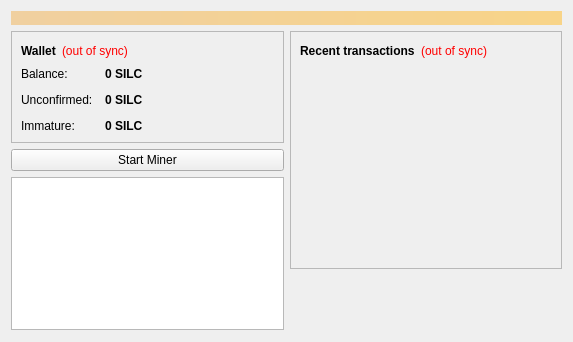
<?xml version="1.0" encoding="UTF-8"?>
<ui version="4.0">
 <class>OverviewPage</class>
 <widget class="QWidget" name="OverviewPage">
  <property name="geometry">
   <rect>
    <x>0</x>
    <y>0</y>
    <width>573</width>
    <height>342</height>
   </rect>
  </property>
  <property name="windowTitle">
   <string>Form</string>
  </property>
  <layout class="QVBoxLayout" name="topLayout">
   <item>
    <widget class="QLabel" name="labelAlerts">
     <property name="visible">
      <bool>false</bool>
     </property>
     <property name="styleSheet">
      <string notr="true">background-color: qlineargradient(x1: 0, y1: 0, x2: 1, y2: 0, stop:0 #F0D0A0, stop:1 #F8D488); color:#000000;</string>
     </property>
     <property name="wordWrap">
      <bool>true</bool>
     </property>
     <property name="margin">
      <number>3</number>
     </property>
    </widget>
   </item>
   <item>
    <layout class="QHBoxLayout" name="horizontalLayout" stretch="1,1">
     <item>
      <layout class="QVBoxLayout" name="verticalLayout_2">
       <item>
        <widget class="QFrame" name="frame">
         <property name="frameShape">
          <enum>QFrame::StyledPanel</enum>
         </property>
         <property name="frameShadow">
          <enum>QFrame::Raised</enum>
         </property>
         <layout class="QVBoxLayout" name="verticalLayout_4">
          <item>
           <layout class="QHBoxLayout" name="horizontalLayout_4">
            <item>
             <widget class="QLabel" name="label_5">
              <property name="font">
               <font>
                <weight>75</weight>
                <bold>true</bold>
               </font>
              </property>
              <property name="text">
               <string>Wallet</string>
              </property>
             </widget>
            </item>
            <item>
             <widget class="QLabel" name="labelWalletStatus">
              <property name="toolTip">
               <string>The displayed information may be out of date. Your wallet automatically synchronizes with the Silicoin network after a connection is established, but this process has not completed yet.</string>
              </property>
              <property name="styleSheet">
               <string notr="true">QLabel { color: red; }</string>
              </property>
              <property name="text">
               <string notr="true">(out of sync)</string>
              </property>
              <property name="alignment">
               <set>Qt::AlignLeading|Qt::AlignLeft|Qt::AlignVCenter</set>
              </property>
             </widget>
            </item>
            <item>
             <spacer name="horizontalSpacer_2">
              <property name="orientation">
               <enum>Qt::Horizontal</enum>
              </property>
              <property name="sizeHint" stdset="0">
               <size>
                <width>40</width>
                <height>20</height>
               </size>
              </property>
             </spacer>
            </item>
           </layout>
          </item>
          <item>
           <layout class="QFormLayout" name="formLayout_2">
            <property name="fieldGrowthPolicy">
             <enum>QFormLayout::AllNonFixedFieldsGrow</enum>
            </property>
            <property name="horizontalSpacing">
             <number>12</number>
            </property>
            <property name="verticalSpacing">
             <number>12</number>
            </property>
            <item row="0" column="0">
             <widget class="QLabel" name="label">
              <property name="text">
               <string>Balance:</string>
              </property>
             </widget>
            </item>
            <item row="0" column="1">
             <widget class="QLabel" name="labelBalance">
              <property name="font">
               <font>
                <weight>75</weight>
                <bold>true</bold>
               </font>
              </property>
              <property name="cursor">
               <cursorShape>IBeamCursor</cursorShape>
              </property>
              <property name="toolTip">
               <string>Your current balance</string>
              </property>
              <property name="text">
               <string notr="true">0 SILC</string>
              </property>
              <property name="textInteractionFlags">
               <set>Qt::LinksAccessibleByMouse|Qt::TextSelectableByKeyboard|Qt::TextSelectableByMouse</set>
              </property>
             </widget>
            </item>
            <item row="1" column="0">
             <widget class="QLabel" name="label_3">
              <property name="text">
               <string>Unconfirmed:</string>
              </property>
             </widget>
            </item>
            <item row="1" column="1">
             <widget class="QLabel" name="labelUnconfirmed">
              <property name="font">
               <font>
                <weight>75</weight>
                <bold>true</bold>
               </font>
              </property>
              <property name="cursor">
               <cursorShape>IBeamCursor</cursorShape>
              </property>
              <property name="toolTip">
               <string>Total of transactions that have yet to be confirmed, and do not yet count toward the current balance</string>
              </property>
              <property name="text">
               <string notr="true">0 SILC</string>
              </property>
              <property name="textInteractionFlags">
               <set>Qt::LinksAccessibleByMouse|Qt::TextSelectableByKeyboard|Qt::TextSelectableByMouse</set>
              </property>
             </widget>
            </item>
            <item row="2" column="0">
             <widget class="QLabel" name="labelImmatureText">
              <property name="text">
               <string>Immature:</string>
              </property>
             </widget>
            </item>
            <item row="2" column="1">
             <widget class="QLabel" name="labelImmature">
              <property name="font">
               <font>
                <weight>75</weight>
                <bold>true</bold>
               </font>
              </property>
              <property name="toolTip">
               <string>Mined balance that has not yet matured</string>
              </property>
              <property name="text">
               <string notr="true">0 SILC</string>
              </property>
              <property name="textInteractionFlags">
               <set>Qt::LinksAccessibleByMouse|Qt::TextSelectableByKeyboard|Qt::TextSelectableByMouse</set>
              </property>
             </widget>
            </item>
           </layout>
          </item>
         </layout>
        </widget>
       </item>
       <item>
        <widget class="QPushButton" name="start_minerButton">
         <property name="text">
          <string>Start Miner</string>
         </property>
        </widget>
       </item>
       <item>
        <widget class="QTextBrowser" name="miner_outputBox"/>
       </item>
       <item>
        <spacer name="verticalSpacer">
         <property name="orientation">
          <enum>Qt::Vertical</enum>
         </property>
         <property name="sizeHint" stdset="0">
          <size>
           <width>20</width>
           <height>40</height>
          </size>
         </property>
        </spacer>
       </item>
      </layout>
     </item>
     <item>
      <layout class="QVBoxLayout" name="verticalLayout_3">
       <item>
        <widget class="QFrame" name="frame_2">
         <property name="frameShape">
          <enum>QFrame::StyledPanel</enum>
         </property>
         <property name="frameShadow">
          <enum>QFrame::Raised</enum>
         </property>
         <layout class="QVBoxLayout" name="verticalLayout">
          <item>
           <layout class="QHBoxLayout" name="horizontalLayout_2">
            <item>
             <widget class="QLabel" name="label_4">
              <property name="text">
               <string>&lt;b&gt;Recent transactions&lt;/b&gt;</string>
              </property>
             </widget>
            </item>
            <item>
             <widget class="QLabel" name="labelTransactionsStatus">
              <property name="toolTip">
               <string>The displayed information may be out of date. Your wallet automatically synchronizes with the Silicoin network after a connection is established, but this process has not completed yet.</string>
              </property>
              <property name="styleSheet">
               <string notr="true">QLabel { color: red; }</string>
              </property>
              <property name="text">
               <string notr="true">(out of sync)</string>
              </property>
              <property name="alignment">
               <set>Qt::AlignRight|Qt::AlignTrailing|Qt::AlignVCenter</set>
              </property>
             </widget>
            </item>
            <item>
             <spacer name="horizontalSpacer">
              <property name="orientation">
               <enum>Qt::Horizontal</enum>
              </property>
              <property name="sizeHint" stdset="0">
               <size>
                <width>40</width>
                <height>20</height>
               </size>
              </property>
             </spacer>
            </item>
           </layout>
          </item>
          <item>
           <widget class="QListView" name="listTransactions">
            <property name="styleSheet">
             <string notr="true">QListView { background: transparent; }</string>
            </property>
            <property name="frameShape">
             <enum>QFrame::NoFrame</enum>
            </property>
            <property name="verticalScrollBarPolicy">
             <enum>Qt::ScrollBarAlwaysOff</enum>
            </property>
            <property name="horizontalScrollBarPolicy">
             <enum>Qt::ScrollBarAlwaysOff</enum>
            </property>
            <property name="selectionMode">
             <enum>QAbstractItemView::NoSelection</enum>
            </property>
           </widget>
          </item>
         </layout>
        </widget>
       </item>
       <item>
        <spacer name="verticalSpacer_2">
         <property name="orientation">
          <enum>Qt::Vertical</enum>
         </property>
         <property name="sizeHint" stdset="0">
          <size>
           <width>20</width>
           <height>40</height>
          </size>
         </property>
        </spacer>
       </item>
      </layout>
     </item>
    </layout>
   </item>
  </layout>
 </widget>
 <resources/>
 <connections/>
</ui>
